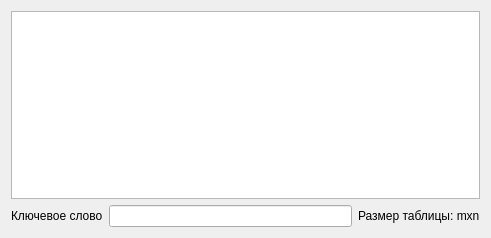
<?xml version="1.0" encoding="UTF-8"?>
<ui version="4.0">
 <class>TrithemiusCipher</class>
 <widget class="QWidget" name="TrithemiusCipher">
  <property name="geometry">
   <rect>
    <x>0</x>
    <y>0</y>
    <width>491</width>
    <height>238</height>
   </rect>
  </property>
  <property name="windowTitle">
   <string>Form</string>
  </property>
  <layout class="QHBoxLayout" name="horizontalLayout">
   <item>
    <layout class="QVBoxLayout" name="verticalLayout">
     <item>
      <widget class="QTextEdit" name="textEdit"/>
     </item>
     <item>
      <layout class="QHBoxLayout" name="horizontalLayout_2">
       <item>
        <widget class="QLabel" name="label">
         <property name="text">
          <string>Ключевое слово</string>
         </property>
        </widget>
       </item>
       <item>
        <widget class="QLineEdit" name="lineEdit"/>
       </item>
       <item>
        <widget class="QLabel" name="label_2">
         <property name="text">
          <string>Размер таблицы: mxn</string>
         </property>
        </widget>
       </item>
      </layout>
     </item>
    </layout>
   </item>
  </layout>
 </widget>
 <resources/>
 <connections/>
</ui>
